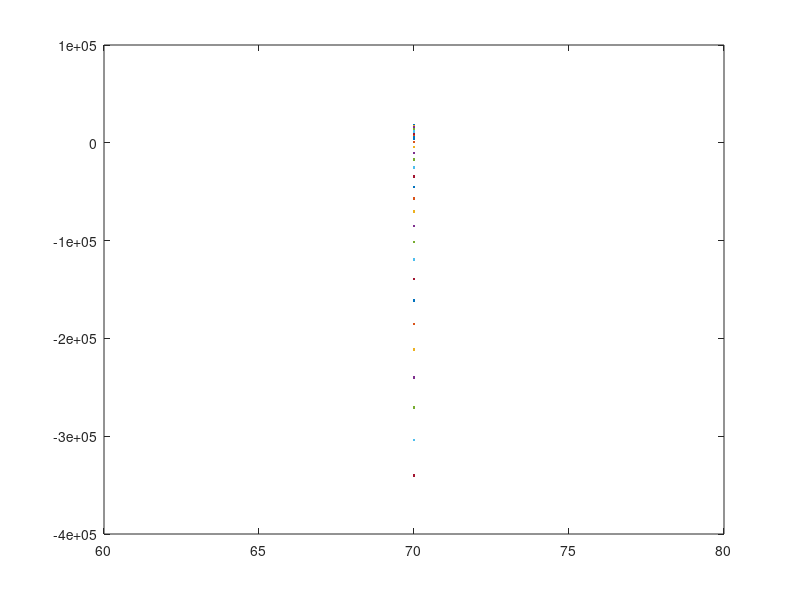

MATLAB code to generate this figure:
clear, clc
% Jeffery Schons and Kevin Dale Lab 9 Problem 1

%sol=roots([-0.12,12,-380,4100,220]);
for t=1:70
    h(t)=-0.12*(t^4)+12*(t^3)-380*(t^2)+(4100*t)+220;
    plot(t,h)
end
disp(h)
%figure(1)

%disp(sol)